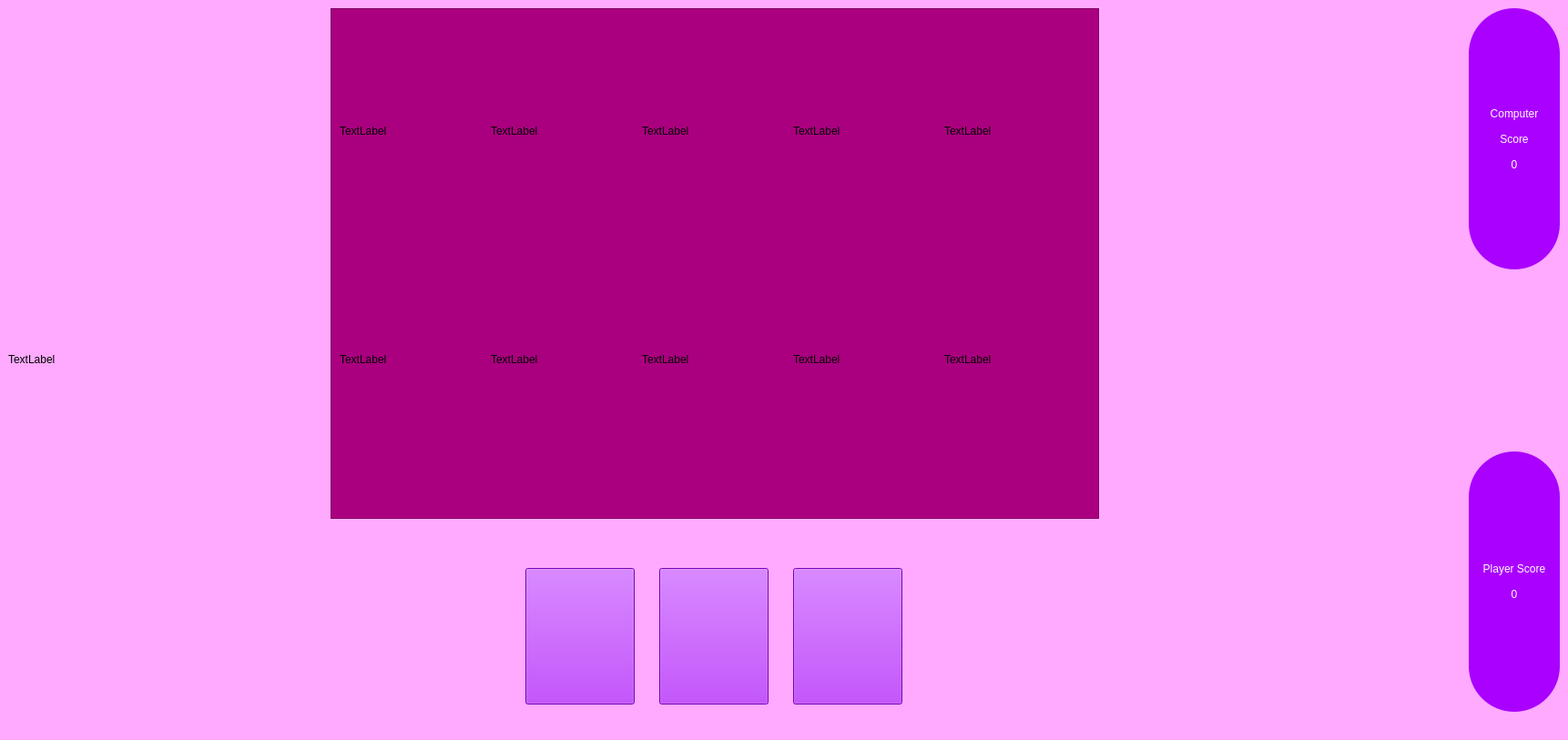
<?xml version="1.0" encoding="UTF-8"?>
<ui version="4.0">
 <class>PlayingWindow</class>
 <widget class="QMainWindow" name="PlayingWindow">
  <property name="geometry">
   <rect>
    <x>0</x>
    <y>0</y>
    <width>1722</width>
    <height>813</height>
   </rect>
  </property>
  <property name="windowTitle">
   <string>MainWindow</string>
  </property>
  <property name="styleSheet">
   <string notr="true">background-color: rgb(255, 170, 255);</string>
  </property>
  <widget class="QWidget" name="centralwidget">
   <layout class="QGridLayout" name="gridLayout_2">
    <item row="0" column="0">
     <layout class="QHBoxLayout" name="horizontalLayout_4">
      <item>
       <widget class="QLabel" name="label">
        <property name="minimumSize">
         <size>
          <width>90</width>
          <height>135</height>
         </size>
        </property>
        <property name="maximumSize">
         <size>
          <width>180</width>
          <height>270</height>
         </size>
        </property>
        <property name="cursor">
         <cursorShape>ArrowCursor</cursorShape>
        </property>
        <property name="mouseTracking">
         <bool>true</bool>
        </property>
        <property name="styleSheet">
         <string notr="true"/>
        </property>
        <property name="text">
         <string>TextLabel</string>
        </property>
       </widget>
      </item>
      <item>
       <layout class="QVBoxLayout" name="verticalLayout_2">
        <property name="leftMargin">
         <number>250</number>
        </property>
        <property name="rightMargin">
         <number>400</number>
        </property>
        <item>
         <widget class="QFrame" name="frame">
          <property name="mouseTracking">
           <bool>false</bool>
          </property>
          <property name="styleSheet">
           <string notr="true">background-color: rgb(170, 0, 127);</string>
          </property>
          <property name="frameShape">
           <enum>QFrame::StyledPanel</enum>
          </property>
          <property name="frameShadow">
           <enum>QFrame::Raised</enum>
          </property>
          <layout class="QGridLayout" name="gridLayout">
           <item row="0" column="0">
            <layout class="QVBoxLayout" name="verticalLayout">
             <property name="spacing">
              <number>1</number>
             </property>
             <property name="bottomMargin">
              <number>40</number>
             </property>
             <item>
              <layout class="QHBoxLayout" name="horizontalLayout">
               <property name="spacing">
                <number>6</number>
               </property>
               <property name="leftMargin">
                <number>0</number>
               </property>
               <property name="rightMargin">
                <number>0</number>
               </property>
               <item>
                <widget class="QLabel" name="Tcard_1">
                 <property name="minimumSize">
                  <size>
                   <width>160</width>
                   <height>250</height>
                  </size>
                 </property>
                 <property name="maximumSize">
                  <size>
                   <width>160</width>
                   <height>250</height>
                  </size>
                 </property>
                 <property name="styleSheet">
                  <string notr="true"/>
                 </property>
                 <property name="text">
                  <string>TextLabel</string>
                 </property>
                </widget>
               </item>
               <item>
                <widget class="QLabel" name="Tcard_2">
                 <property name="minimumSize">
                  <size>
                   <width>160</width>
                   <height>250</height>
                  </size>
                 </property>
                 <property name="maximumSize">
                  <size>
                   <width>160</width>
                   <height>250</height>
                  </size>
                 </property>
                 <property name="styleSheet">
                  <string notr="true"/>
                 </property>
                 <property name="text">
                  <string>TextLabel</string>
                 </property>
                </widget>
               </item>
               <item>
                <widget class="QLabel" name="Tcard_3">
                 <property name="minimumSize">
                  <size>
                   <width>160</width>
                   <height>250</height>
                  </size>
                 </property>
                 <property name="maximumSize">
                  <size>
                   <width>160</width>
                   <height>250</height>
                  </size>
                 </property>
                 <property name="styleSheet">
                  <string notr="true"/>
                 </property>
                 <property name="text">
                  <string>TextLabel</string>
                 </property>
                </widget>
               </item>
               <item>
                <widget class="QLabel" name="Tcard_4">
                 <property name="minimumSize">
                  <size>
                   <width>160</width>
                   <height>250</height>
                  </size>
                 </property>
                 <property name="maximumSize">
                  <size>
                   <width>160</width>
                   <height>250</height>
                  </size>
                 </property>
                 <property name="styleSheet">
                  <string notr="true"/>
                 </property>
                 <property name="text">
                  <string>TextLabel</string>
                 </property>
                </widget>
               </item>
               <item>
                <widget class="QLabel" name="Tcard_5">
                 <property name="minimumSize">
                  <size>
                   <width>160</width>
                   <height>250</height>
                  </size>
                 </property>
                 <property name="maximumSize">
                  <size>
                   <width>160</width>
                   <height>250</height>
                  </size>
                 </property>
                 <property name="styleSheet">
                  <string notr="true"/>
                 </property>
                 <property name="text">
                  <string>TextLabel</string>
                 </property>
                </widget>
               </item>
              </layout>
             </item>
             <item>
              <layout class="QHBoxLayout" name="horizontalLayout_3">
               <property name="spacing">
                <number>6</number>
               </property>
               <property name="leftMargin">
                <number>0</number>
               </property>
               <property name="rightMargin">
                <number>0</number>
               </property>
               <item>
                <widget class="QLabel" name="Tcard_6">
                 <property name="minimumSize">
                  <size>
                   <width>160</width>
                   <height>250</height>
                  </size>
                 </property>
                 <property name="maximumSize">
                  <size>
                   <width>160</width>
                   <height>250</height>
                  </size>
                 </property>
                 <property name="styleSheet">
                  <string notr="true"/>
                 </property>
                 <property name="text">
                  <string>TextLabel</string>
                 </property>
                </widget>
               </item>
               <item>
                <widget class="QLabel" name="Tcard_7">
                 <property name="minimumSize">
                  <size>
                   <width>160</width>
                   <height>250</height>
                  </size>
                 </property>
                 <property name="maximumSize">
                  <size>
                   <width>160</width>
                   <height>250</height>
                  </size>
                 </property>
                 <property name="styleSheet">
                  <string notr="true"/>
                 </property>
                 <property name="text">
                  <string>TextLabel</string>
                 </property>
                </widget>
               </item>
               <item>
                <widget class="QLabel" name="Tcard_8">
                 <property name="minimumSize">
                  <size>
                   <width>160</width>
                   <height>250</height>
                  </size>
                 </property>
                 <property name="maximumSize">
                  <size>
                   <width>160</width>
                   <height>250</height>
                  </size>
                 </property>
                 <property name="styleSheet">
                  <string notr="true"/>
                 </property>
                 <property name="text">
                  <string>TextLabel</string>
                 </property>
                </widget>
               </item>
               <item>
                <widget class="QLabel" name="Tcard_9">
                 <property name="minimumSize">
                  <size>
                   <width>160</width>
                   <height>250</height>
                  </size>
                 </property>
                 <property name="maximumSize">
                  <size>
                   <width>160</width>
                   <height>250</height>
                  </size>
                 </property>
                 <property name="styleSheet">
                  <string notr="true"/>
                 </property>
                 <property name="text">
                  <string>TextLabel</string>
                 </property>
                </widget>
               </item>
               <item>
                <widget class="QLabel" name="Tcard_10">
                 <property name="minimumSize">
                  <size>
                   <width>160</width>
                   <height>250</height>
                  </size>
                 </property>
                 <property name="maximumSize">
                  <size>
                   <width>160</width>
                   <height>250</height>
                  </size>
                 </property>
                 <property name="styleSheet">
                  <string notr="true"/>
                 </property>
                 <property name="text">
                  <string>TextLabel</string>
                 </property>
                </widget>
               </item>
              </layout>
             </item>
            </layout>
           </item>
          </layout>
         </widget>
        </item>
        <item>
         <layout class="QHBoxLayout" name="horizontalLayout_2">
          <property name="spacing">
           <number>0</number>
          </property>
          <property name="sizeConstraint">
           <enum>QLayout::SetMinAndMaxSize</enum>
          </property>
          <property name="leftMargin">
           <number>0</number>
          </property>
          <property name="topMargin">
           <number>40</number>
          </property>
          <property name="rightMargin">
           <number>0</number>
          </property>
          <item>
           <widget class="QLabel" name="Pcard_4">
            <property name="minimumSize">
             <size>
              <width>90</width>
              <height>135</height>
             </size>
            </property>
            <property name="maximumSize">
             <size>
              <width>160</width>
              <height>270</height>
             </size>
            </property>
            <property name="styleSheet">
             <string notr="true"/>
            </property>
            <property name="text">
             <string/>
            </property>
           </widget>
          </item>
          <item>
           <widget class="QPushButton" name="pushButton_1">
            <property name="minimumSize">
             <size>
              <width>90</width>
              <height>135</height>
             </size>
            </property>
            <property name="maximumSize">
             <size>
              <width>120</width>
              <height>150</height>
             </size>
            </property>
            <property name="styleSheet">
             <string notr="true">background-color: rgb(170, 0, 255);</string>
            </property>
            <property name="text">
             <string/>
            </property>
           </widget>
          </item>
          <item>
           <widget class="QPushButton" name="pushButton_2">
            <property name="minimumSize">
             <size>
              <width>90</width>
              <height>135</height>
             </size>
            </property>
            <property name="maximumSize">
             <size>
              <width>120</width>
              <height>150</height>
             </size>
            </property>
            <property name="styleSheet">
             <string notr="true">background-color: rgb(170, 0, 255);</string>
            </property>
            <property name="text">
             <string/>
            </property>
           </widget>
          </item>
          <item>
           <widget class="QPushButton" name="pushButton_3">
            <property name="minimumSize">
             <size>
              <width>90</width>
              <height>135</height>
             </size>
            </property>
            <property name="maximumSize">
             <size>
              <width>120</width>
              <height>150</height>
             </size>
            </property>
            <property name="styleSheet">
             <string notr="true">background-color: rgb(170, 0, 255);
</string>
            </property>
            <property name="text">
             <string/>
            </property>
           </widget>
          </item>
          <item>
           <widget class="QLabel" name="Pcard_5">
            <property name="minimumSize">
             <size>
              <width>90</width>
              <height>135</height>
             </size>
            </property>
            <property name="maximumSize">
             <size>
              <width>160</width>
              <height>270</height>
             </size>
            </property>
            <property name="styleSheet">
             <string notr="true"/>
            </property>
            <property name="text">
             <string/>
            </property>
            <property name="margin">
             <number>0</number>
            </property>
           </widget>
          </item>
         </layout>
        </item>
       </layout>
      </item>
      <item>
       <layout class="QVBoxLayout" name="verticalLayout_4">
        <property name="spacing">
         <number>200</number>
        </property>
        <item>
         <widget class="QLabel" name="Cscore">
          <property name="minimumSize">
           <size>
            <width>100</width>
            <height>0</height>
           </size>
          </property>
          <property name="maximumSize">
           <size>
            <width>200</width>
            <height>16777215</height>
           </size>
          </property>
          <property name="styleSheet">
           <string notr="true">background-color: rgb(170, 0, 255);
border-radius: 50%;
color: rgb(255, 255, 255);
font: 14pt &quot;Segoe UI&quot;;</string>
          </property>
          <property name="text">
           <string>Computer

Score

0</string>
          </property>
          <property name="alignment">
           <set>Qt::AlignCenter</set>
          </property>
         </widget>
        </item>
        <item>
         <widget class="QLabel" name="Pscore">
          <property name="minimumSize">
           <size>
            <width>100</width>
            <height>0</height>
           </size>
          </property>
          <property name="maximumSize">
           <size>
            <width>200</width>
            <height>16777215</height>
           </size>
          </property>
          <property name="styleSheet">
           <string notr="true">background-color: rgb(170, 0, 255);
border-radius: 50%;
color: rgb(255, 255, 255);
font: 14pt &quot;Segoe UI&quot;;
</string>
          </property>
          <property name="text">
           <string>Player Score

0</string>
          </property>
          <property name="alignment">
           <set>Qt::AlignCenter</set>
          </property>
         </widget>
        </item>
       </layout>
      </item>
     </layout>
    </item>
   </layout>
  </widget>
  <widget class="QMenuBar" name="menubar">
   <property name="geometry">
    <rect>
     <x>0</x>
     <y>0</y>
     <width>1722</width>
     <height>21</height>
    </rect>
   </property>
  </widget>
  <widget class="QStatusBar" name="statusbar"/>
 </widget>
 <resources/>
 <connections/>
</ui>
